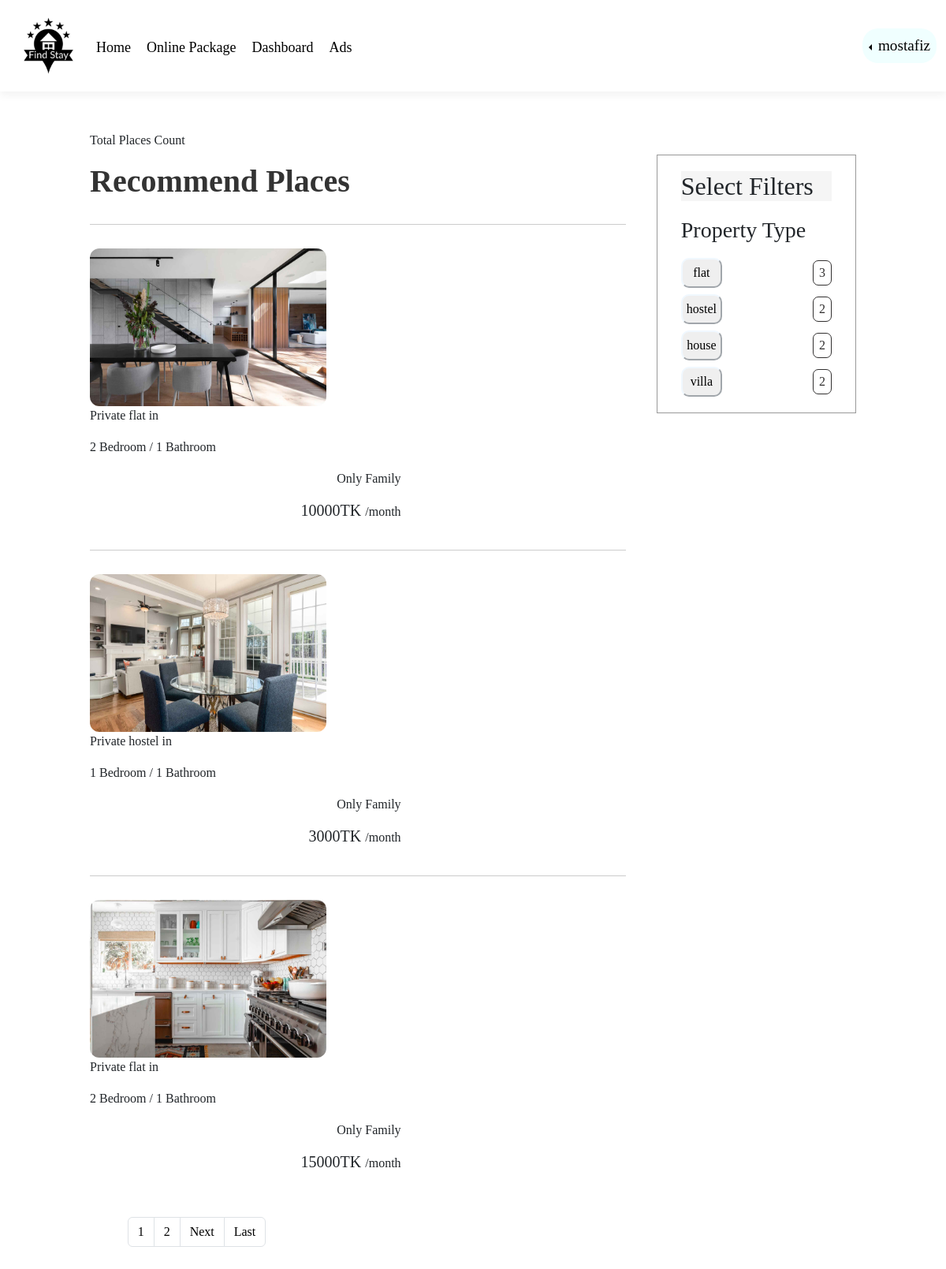
The app's page /rent/ (signed in) with its own data.
### first_app/models.py (models this page shows, shortened)
class Ad(models.Model):
    house_id = models.CharField(max_length=35,default='')
    username = models.CharField(max_length=15,default='')
    category = models.CharField(max_length=50,default='')
    price = models.CharField(max_length=10,default='')
    no_of_room = models.IntegerField(default=0)
    pub_date = models.CharField(max_length=30,default='')
    datetime = models.DateTimeField(default=timezone.now)
    postal_code = models.IntegerField(default=0)
    description = models.CharField(max_length=20000,default='')
    division = models.CharField(max_length=20,default='')
    district = models.CharField(max_length=20,default='')
    thana = models.CharField(max_length=20,default='')
    union = models.CharField(max_length=20,default='')
    image1 = models.ImageField(upload_to="images", default='')
    image2 = models.ImageField(upload_to="images", default='')
    image3 = models.ImageField(upload_to="images", default='')
    image4 = models.ImageField(upload_to="images", default='')
    value = models.CharField(max_length=10,default='avail')

### first_app/views.py (the view, shortened to what this page needs)
# urls.py: path('rent/',views.rent,name='rent'),
def rent(request):
    list = Ad.objects.get_queryset().order_by('-datetime')
    paginator = Paginator(list,3)
    page_number = request.GET.get('page',1)
    page_obj = paginator.page(page_number)
    cat_list = (Ad.objects.values('category').annotate(dcount = Count('category')).order_by())
    return render(request, 'listing.html', {'page_obj':page_obj,'count_cat':cat_list})

### templates/listing.html (shortened to what this page needs)
<!DOCTYPE html>
<html lang="en">
<head>
    <link href="https://cdn.jsdelivr.net/npm/bootstrap@5.2.0-beta1/dist/css/bootstrap.min.css" rel="stylesheet">
    <link rel="stylesheet" href="/static/css/style.css">
</head>
<body>
    <nav class="navbar navbar-expand-lg navbar-white">
        <div class="container-fluid">
          <img src="/static/css/nav-logo.png" class="logo">
          <div class="collapse navbar-collapse" id="navbarText">
            <ul class="navbar-nav me-auto mb-2 mb-lg-0 nav-links">
                <li><a href="/">Home</a></li>
                <li><a href="/rent">Online Package</a></li>
                {% if user.is_authenticated %}
                <li><a href="/dashboard">Dashboard</a></li>
                <li><a href="/ads">Ads</a></li>
                {% endif %}
            </ul>
            {% if user.is_authenticated %}
            <ul class="navbar-nav">
              <li class="nav-item dropstart" style="background-color: azure; border-radius: 20px;">
                <a class="nav-link dropdown-toggle" href="#" id="navbarDarkDropdownMenuLink" role="button" data-bs-toggle="dropdown" aria-expanded="false">
                  <b style="font-size: 1.2rem;">{{request.user}}</b>
                </a>
              </li>
            </ul>
            {% else %}
            <a href="/login" class="register-btn">Login</a>&nbsp;&nbsp;
            <a href="/signup" class="register-btn">Signup</a>
            {% endif %}
          </div>
        </div>
      </nav>
      {% block body %}
    <div class="container">
        <div class="list-container">
            <div class="left-col">
                <p>Total Places Count</p>
                <h1>Recommend Places</h1>
            {% if new_list %}
            {% for i in new_list %}
            <!-- {% if i in listArr %}
            <p>success</p>
            {% endif %} -->
        <div class="house">
            <a href="/house/{{i.house_id}}">
              <div class="house-img">
                <img src="/media/{{i.image1}}">
            </div>
          </a>
            <div class="house-info">
                <p>Private {{i.category}} in {{i.owner_location}}</p>
                <p>{{i.no_of_room}} Bedroom / 1 Bathroom</p>
                <div class="house-price">
                    <p>Only Family</p>
                    <h4>{{i.price}}TK <span>/month</span></h4>
                </div>
            </div>
        </div>
        {% endfor %}
        <nav>
          <ul class="pagination">
            {% if new_list.has_previous %}
            <li class="page-item"><a class="page-link" href="?page=1">First</a></li>
            <li class="page-item"><a class="page-link" href="?page={{ new_list.previous_page_number }}">Previous</a></li>
            {% endif %}
            <li class="page-item"><a class="page-link" href="?page=1">1</a></li>
            <li class="page-item"><a class="page-link" href="?page=2">2</a></li>
            {% if new_list.has_next %}
            <li class="page-item"><a class="page-link" href="?page={{ new_list.next_page_number }}">Next</a></li>
            <li class="page-item"><a class="page-link" href="?page={{ new_list.paginator.num_pages }}">Last</a></li>
              {% endif %}
          </ul>
        </nav>
            {% else %}
            {% for i in page_obj %}
            <div class="house">
                <a href="/house/{{i.house_id}}">
                  <div class="house-img">
                    <img src="/media/{{i.image1}}">
                </div>
              </a>
                <div class="house-info">
                    <p>Private {{i.category}} in {{i.owner_location}}</p>
                    <p>{{i.no_of_room}} Bedroom / 1 Bathroom</p>
                    <div class="house-price">
                        <p>Only Family</p>
                        <h4>{{i.price}}TK <span>/month</span></h4>
                    </div>
                </div>
            </div>
            {% endfor %}
            <nav>
              <ul class="pagination">
                <li class="page-item"><a class="page-link" href="?page=1">1</a></li>
                <li class="page-item"><a class="page-link" href="?page=2">2</a></li>
                {% if page_obj.has_next %}
                <li class="page-item"><a class="page-link" href="?page={{ page_obj.next_page_number }}">Next</a></li>
                <li class="page-item"><a class="page-link" href="?page={{ page_obj.paginator.num_pages }}">Last</a></li>
                  {% endif %}
              </ul>
            </nav>
            {% endif %}
            </div>
            <div class="right-col">
                <div class="sidebar">
                    <h2>Select Filters</h2>
                    <h3>Property Type</h3>
                    <form class="file-upload"action="/rent/" method="POST" enctype="multipart/form-data">
                      {% for i in count_cat %}
                      {% if i.dcount %}
                      <div class="filter pt-2">
                        <input type = 'submit' style="padding: 5px; border-radius: 10px; border-color: aliceblue;" class="wonder" name="check_cat" id="{{i.category}}" value="{{i.category}}"><div class="filter_cnt">
                          {{i.dcount}}
                        </div>
                      </div>
                      {% else %}
                      <div class="filter">
                        <input type = 'checkbox' class="wonder" name="check_cat" id="{{i.category}}" value="{{i.category}}"><div style="border:1px solid;margin: 2px;">{{i.dcount}}</div>
                      </div>
                      {% endif %}
                      {% endfor %}
                    </form>
                </div>
            </div>
        </div>
    </div>
    {% endblock body %}
</body>
</html>

### static/css/style.css (style rules this page uses)
* { margin:0; padding:0; box-sizing: border-box; font-family:Cambria, Cochin, Georgia, Times, 'Times New Roman', serif; }
nav { display: flex; align-items: center; justify-content: space-between; padding: 20px 7%; }
.logo { width: 100px; cursor: pointer; }
.nav-links li { list-style:none; display: inline-block; padding-top: 5px; margin: 10px; font-size: 18px; }
.nav-links li a { text-decoration: none; color: #000; }
.container { padding: 0 7%; }
.navbar-white { background:#fff; box-shadow: 0 5px 10px rgba(0,0,0,0.05); }
.navbar-white .nav-links li a { color:#000; }
.list-container { margin-top: 50px; display: flex; flex-wrap: wrap; justify-content: space-between; }
.left-col { flex-basis: 70%; }
.right-col { flex-basis: 25%; }
.left-col h1 { color:#333; font-weight: 600; margin-bottom: 30px; }
.house { display: flex; justify-content: space-between; flex-wrap: wrap; padding:30px 0; border-top:1px solid #ccc; }
.house-img img { width:300px; height:200px; border-radius: 12px; }
.house-img { flex-basis:40%; }
.house-info { flex-basis: 58%; }
.house-price { text-align: right; }
.house-price h4 { font-size: 20px; }
.house-price span { font-size: 16px; font-weight: 500; }
.sidebar { border:1px solid #999; padding:20px 30px; margin-top:30px; }
.sidebar h2 { font-family:Cambria, Cochin, Georgia, Times, 'Times New Roman', serif; background-color: whitesmoke; }
.sidebar h3 { font-weight: 300; margin:20px 0 10px; }
.filter { display:flex; align-items: center; color:rgb(49, 47, 47); }
.filter_cnt { border: 1px solid; padding: 3px 7px; border-radius: 7px; justify-content: end; }
.filter input { margin-right:115px; cursor: pointer; width: 30%; }
.list-container nav .page-link { text-decoration: none; color: #000; }
.nav-link { color: black; font-weight: 100; }

### records on screen
Ad: image1 (picture), category "flat", no_of_room "2", price "10000"
Ad: image1 (picture), category "hostel", no_of_room "1", price "3000"
Ad: image1 (picture), category "flat", no_of_room "2", price "15000"

### other values on screen
{{ request.user }} "mostafiz"
{{ i.dcount }} "3" "2" "2" "2"
